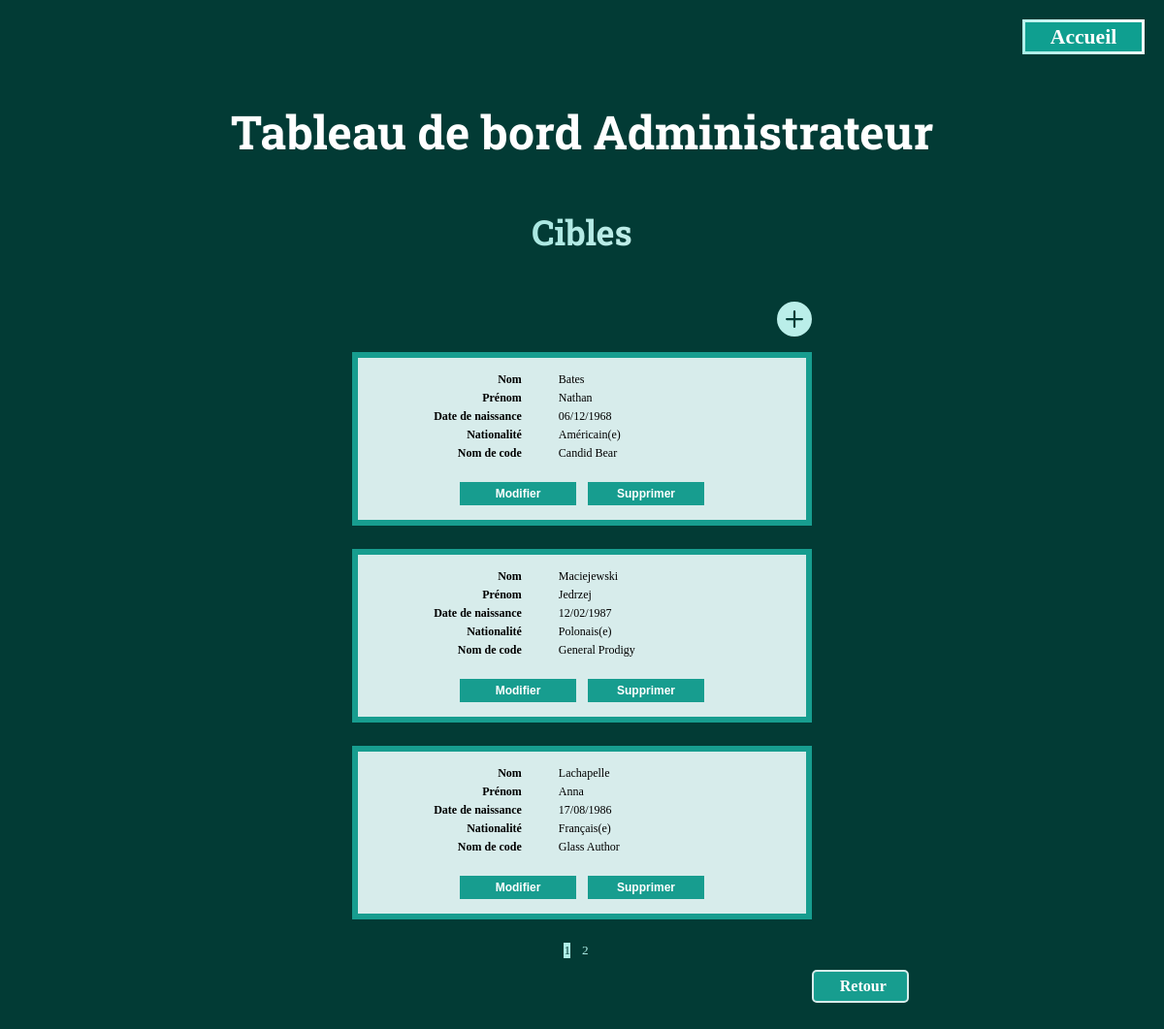
The app's page /app/views/edit-table/editTargetTable.php (signed in) with its own data.
### tables this page shows
CREATE TABLE Persons 
(
    id CHAR(36) PRIMARY KEY NOT NULL,
    lastName VARCHAR(100) NOT NULL,
    firstName VARCHAR(100) NOT NULL,
    birthDate DATE NOT NULL,
    countrynationality_id INT NOT NULL,
    FOREIGN KEY (countrynationality_id) REFERENCES CountriesNationalities(id) ON DELETE CASCADE
);

CREATE TABLE CountriesNationalities 
(
    id INT PRIMARY KEY NOT NULL AUTO_INCREMENT,
    country VARCHAR(50),
    nationality VARCHAR(60)
);

CREATE TABLE Targets 
(
    id CHAR(36) PRIMARY KEY NOT NULL,
    code_name VARCHAR(50) NOT NULL UNIQUE,
    FOREIGN KEY (id) REFERENCES Persons(id) ON DELETE CASCADE
);

### app/classes/Target.php (called while the page is built, shortened)
<?php
require_once 'Person.php';
require_once 'CountryNationality.php';
class Target extends Person
{
    protected string $codeName;
    public function __construct($pdo, string $id = '', string $lastName = '', string $firstName = '', string $birthDate = '', ?CountryNationality $nationality = null, string $codeName = '')
    {
        $this->codeName = $codeName;
    }
    public static function getAllTargetsPagination(int $page, int $perPage): array
    {
        $offset = ($page - 1) * $perPage;
        $query = "SELECT * FROM Targets LIMIT :perPage OFFSET :offset";
        $stmt = self::$pdo->prepare($query);
        $stmt->bindValue(':perPage', $perPage, \PDO::PARAM_INT);
        $stmt->bindValue(':offset', $offset, \PDO::PARAM_INT);
        $stmt->execute();
        $targetsData = $stmt->fetchAll(\PDO::FETCH_ASSOC);
        $targets = [];
        foreach ($targetsData as $targetData) {
            $id = $targetData['id'];
            $codeName = $targetData['code_name'];
            $person = Person::getPersonById($id);
            if ($person) {
                $targets[] = new Target(
                    self::$pdo,
                    $person->getId(),
                    $person->getLastName(),
                    $person->getFirstName(),
                    $person->getBirthDate(),
                    $person->getNationality(),
                    $codeName
                );
            }
        }
        return $targets;
    }
    public static function countTargets(): int
    {
        $query = "SELECT COUNT(*) AS total FROM Targets";
        $stmt = self::$pdo->prepare($query);
        $stmt->execute();
        $result = $stmt->fetch(\PDO::FETCH_ASSOC);
        return (int) $result['total'];
    }
    public function getCodeName(): string
    {
        return $this->codeName;
    }
}

### app/classes/Person.php (called while the page is built, shortened)
<?php
include_once "CountryNationality.php";
class Person
{
    protected string $id;
    protected string $lastName;
    protected string $firstName;
    protected string $birthDate;
    protected ?CountryNationality $nationality;
    protected static \PDO $pdo;
    public function __construct($pdo, string $id = '', string $lastName = '', string $firstName = '', string $birthDate = '', ?CountryNationality $nationality = null)
    {
        self::$pdo = $pdo;
        $this->id = $id;
        $this->lastName = $lastName;
        $this->firstName = $firstName;
        $this->birthDate = $birthDate;
        $this->nationality = $nationality;
    }
    public static function getPersonById(string $id): ?Person
    {
        $query = "SELECT * FROM Persons WHERE id = :id";
        $stmt = self::$pdo->prepare($query);
        $stmt->bindValue(":id", $id);
        $stmt->execute();
        $personData = $stmt->fetch(\PDO::FETCH_ASSOC);
        $lastName = $personData['lastName'];
        $firstName = $personData['firstName'];
        $birthDate = $personData['birthDate'];
        $nationalityId = $personData['countrynationality_id'];
        $countryNationalityObj = new CountryNationality(self::$pdo);
        $nationality = $countryNationalityObj::getCountryNationalityById($nationalityId);
        if ($personData) {
            $person = new Person(self::$pdo, $id, $lastName, $firstName, $birthDate, $nationality);
            $person->setNationality($nationality);
            return $person;
        }
        return null;
    }
    public function getId(): string
    {
        return $this->id;
    }
    public function getLastName(): string
    {
        return $this->lastName;
    }
    public function getFirstName(): string
    {
        return $this->firstName;
    }
    public function getBirthDate(): string
    {
        return $this->birthDate;
    }
    public function getNationality(): ?CountryNationality
    {
        return $this->nationality;
    }
    public function setNationality(CountryNationality $nationality): void
    {
        $this->nationality = $nationality;
    }
}

### app/classes/CountryNationality.php (called while the page is built, shortened)
<?php
class CountryNationality
{
    private string $nationality;
    private static \PDO $pdo;
    public function __construct($pdo, int $id = null, string $country = '', string $nationality = '')
    {
        self::$pdo = $pdo;
        $this->nationality = $nationality;
    }
    public static function getCountryNationalityById(int $id)
    {
        $query = "SELECT * FROM CountriesNationalities WHERE id = :id";
        $stmt = self::$pdo->prepare($query);
        $stmt->execute(['id' => $id]);
        $data = $stmt->fetch(\PDO::FETCH_ASSOC);
        $id = $data['id'];
        $country = $data['country'];
        $nationality = $data['nationality'];
        if ($data) {
            $countriesNationality = new CountryNationality(self::$pdo, $id, $country, $nationality);
            return $countriesNationality;
        }
        return null;
    }
    public function getNationality(): string
    {
        return $this->nationality;
    }
}

### app/views/edit-table/editTargetTable.php (the view, shortened to what this page needs)
<?php
include_once "../../../config/database.php";
include_once "../../classes/Target.php";
include_once "../../classes/CountryNationality.php";
$targetObj = new Target($pdo);
$page = isset($_GET['page']) ? $_GET['page'] : 1;
$perPage = 3;
$totalItems = $targetObj::countTargets();
$totalPages = ceil($totalItems / $perPage);
$targets = $targetObj::getAllTargetsPagination($page, $perPage);
?>
<!DOCTYPE html>
<html lang="fr">
<head>
    <link rel="stylesheet" href="../../../public/css/dashboard.css">
</head>
<body>
    <header id="dashboardHeader">
        <div id="homeBtn">
            <a href="../home.php" id="homeBtnLink">Accueil</a>
        </div>
    </header>
    <h1>Tableau de bord Administrateur</h1>
    <h2>Cibles</h2>
    <?php if (isset($_SESSION['admin']) && $_SESSION['admin'] === true) : ?>
        <div class="plusItem">
            <a href="../dashboardCreate.php" class="plusLink">
                <svg xmlns="http://www.w3.org/2000/svg" width="3vw" height="3vw" fill="rgb(186, 238, 233)" class="bi bi-plus-circle-fill" viewBox="0 0 16 16">
                    <path d="M16 8A8 8 0 1 1 0 8a8 8 0 0 1 16 0zM8.5 4.5a.5.5 0 0 0-1 0v3h-3a.5.5 0 0 0 0 1h3v3a.5.5 0 0 0 1 0v-3h3a.5.5 0 0 0 0-1h-3v-3z"/>
                </svg>
            </a>
        </div>
        <?php foreach($targets as $target) { ?>
        <form method="POST" action="../../controllers/updateControllers/updateTargetController.php" class="editForm">
            <table class="editTable editTables">
                <tr>
                    <th scope="row" class="thTable">Nom</th>
                    <td class="tdTable">
                        <span id="targetLastName" class="tdContent"><?php echo $target->getLastName(); ?></span>
                    </td>
                </tr>
                <tr>
                    <th scope="row" class="thTable">Prénom</th>
                    <td class="tdTable">
                        <span id="targetFirstName" class="tdContent"><?php echo $target->getFirstName(); ?></span>
                    </td>
                </tr>
                <tr>
                    <th scope="row" class="thTable">Date de naissance</th>
                    <td class="tdTable">
                        <span id="targetBirthDate" class="tdContent">
                            <?php
                                $birthDate = $target->getBirthDate();
                                $birthDateObj = DateTime::createFromFormat('Y-m-d', $birthDate);
                                $formattedBirthDate = $birthDateObj->format('d/m/Y');
                                echo $formattedBirthDate;
                            ?>
                        </span>
                    </td>
                </tr>
                <tr>
                    <th scope="row" class="thTable">Nationalité</th>
                    <td class="tdTable">
                        <span id="targetNationality" class="tdContent"><?php echo $target->getNationality()->getNationality(); ?></span>
                    </td>
                </tr>
                <tr>
                    <th scope="row" class="thTable">Nom de code</th>
                    <td class="tdTable">
                        <span id="targetCodeName" class="tdContent"><?php echo $target->getCodeName(); ?></span>
                    </td>
                </tr>
                <tr>
                    <td class="tbTable" colspan="2">
                        <div class="buttonsContainer">
                            <button class="button editButton" type="button" onClick="toggleEdit(this)">Modifier</button>
                            <button class="button deleteButton" type="button" data-url="../../controllers/deleteControllers/deleteTargetController.php">Supprimer</button>
                        </div>
                    </td>
                </tr>
            </table>
        </form>
    <?php } endif; ?>
    <div class="pagination">
        <?php
        $currentPage = isset($_GET['page']) ? $_GET['page'] : 1;
        for ($i = 1; $i <= $totalPages; $i++) {
            $activeClass = ($currentPage == $i) ? 'active' : '';
        ?>
            <a href="?page=<?php echo $i; ?>" class="paginationLink <?php echo $activeClass; ?>"><?php echo $i; ?></a>
        <?php } ?>
    </div>
    <div class="backButtonContainer">
        <a href="../../views/dashboardEdit.php" class="backButton">
            Retour
        </a>
    </div>
</body>
</html>

### public/css/dashboard.css (style rules this page uses)
body { background-color: rgb(2, 59, 53); }
#dashboardHeader { height: 5vw; margin: 0; padding: 0; width: 100%; display: flex; flex-direction: row; justify-content: end; align-items: center; }
#homeBtn { display: flex; align-items: center; justify-content: center; width: 10vw; height: 2.5vw; font-size: 1.8vw; background: rgb(15, 159, 144); border-style: solid; border-width: 0.3vw; border-image: linear-gradient(45deg, rgb(170, 239, 232), white) 1; margin-right: 1vw; }
#homeBtnLink { color: white; font-weight: bold; text-decoration: none; }
h1, h2 { display: flex; justify-content: center; margin-bottom: 4vw; margin-top: 3%; font-family: 'Roboto Slab', serif; color: white; }
h1 { font-size: 4vw; }
h2 { font-size: 3vw; background: linear-gradient(120deg,rgb(54, 199, 185) 0%,white 80%); background-clip: border-box; -webkit-background-clip: text; -webkit-text-fill-color: transparent; }
.plusLink { margin-left: 67%; }
.newDatasForm, .editTable, .editMissionTable { border: 0.5vw solid rgb(23, 157, 143); background-color: rgb(215, 236, 235); padding: 1vw; margin: auto; margin-top: 1vw; margin-bottom: 2vw; font-size: 1vw; }
.editTables { width: 40%; }
.thTable, .thMissionTable { text-align: right; padding-right: 1.5vw; }
.thTable { width: 40%; }
.tdTable { padding-left: 1.5vw; }
.button { width: 10vw; height: 2vw; font-size: 1vw; background-color: rgb(23, 157, 143); color: white; border: 1px solid rgb(23, 157, 143); font-weight: bold; cursor: pointer; margin-top: 1.5vw; }
.buttonsContainer { display: flex; justify-content: center; }
.editButton { margin-right: 0.5vw; }
.deleteButton { margin-left: 0.5vw; }
.pagination { width: 100%; display:flex; justify-content: center; }
.paginationLink { margin-right: 1vw; text-decoration: none; font-size: 1.1vw; }
.paginationLink:link { color: rgb(175, 238, 231); }
.paginationLink.active { background: rgb(175, 238, 231); color: rgb(2, 59, 53); }
.backButtonContainer { cursor: pointer; margin-left: 70%; margin-bottom: 3vw; margin-top: 1vw; display: flex; align-items: center; justify-content: center; text-align: center; width: 8vw; height: 2.5vw; background-color: rgb(23, 157, 143); border: 0.2vw solid rgb(215, 236, 235); border-radius: 5px; }
.backButton { color: white; font-weight: bold; margin-left: 0.5vw; text-decoration: none; display: flex; align-items: center; justify-content: center; }

### records on screen
persons: lastName "Bates", firstName "Nathan", birthDate "06/12/1968", countrynationality.nationality "Américain(e)"
targets: code_name "Candid Bear"
persons: lastName "Maciejewski", firstName "Jedrzej", birthDate "12/02/1987", countrynationality.nationality "Polonais(e)"
targets: code_name "General Prodigy"
persons: lastName "Lachapelle", firstName "Anna", birthDate "17/08/1986", countrynationality.nationality "Français(e)"
targets: code_name "Glass Author"
